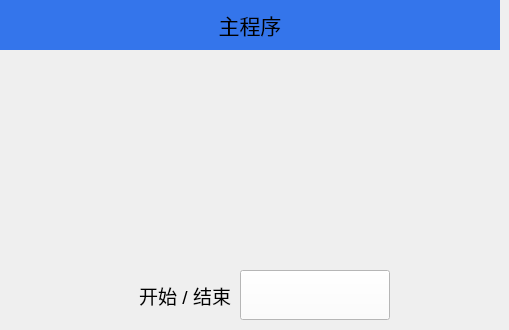
   <widget class="QWidget" name="page_1">
    <widget class="QLabel" name="label_1">
     <property name="geometry">
      <rect>
       <x>0</x>
       <y>0</y>
       <width>500</width>
       <height>50</height>
      </rect>
     </property>
     <property name="minimumSize">
      <size>
       <width>500</width>
       <height>50</height>
      </size>
     </property>
     <property name="maximumSize">
      <size>
       <width>500</width>
       <height>50</height>
      </size>
     </property>
     <property name="font">
      <font>
       <pointsize>16</pointsize>
      </font>
     </property>
     <property name="styleSheet">
      <string notr="true">QLabel{background-color:#3475EB;}</string>
     </property>
     <property name="text">
      <string>主程序</string>
     </property>
     <property name="alignment">
      <set>Qt::AlignCenter</set>
     </property>
    </widget>
    <widget class="QLabel" name="label_19">
     <property name="geometry">
      <rect>
       <x>70</x>
       <y>270</y>
       <width>161</width>
       <height>51</height>
      </rect>
     </property>
     <property name="font">
      <font>
       <pointsize>14</pointsize>
      </font>
     </property>
     <property name="text">
      <string>开始 / 结束</string>
     </property>
     <property name="alignment">
      <set>Qt::AlignRight|Qt::AlignTrailing|Qt::AlignVCenter</set>
     </property>
    </widget>
    <widget class="QPushButton" name="Btn_mainProgSE">
     <property name="geometry">
      <rect>
       <x>240</x>
       <y>270</y>
       <width>150</width>
       <height>50</height>
      </rect>
     </property>
     <property name="minimumSize">
      <size>
       <width>150</width>
       <height>50</height>
      </size>
     </property>
     <property name="maximumSize">
      <size>
       <width>150</width>
       <height>50</height>
      </size>
     </property>
     <property name="font">
      <font>
       <pointsize>14</pointsize>
      </font>
     </property>
     <property name="styleSheet">
      <string notr="true">background-color:white;</string>
     </property>
     <property name="text">
      <string/>
     </property>
    </widget>
   </widget>
